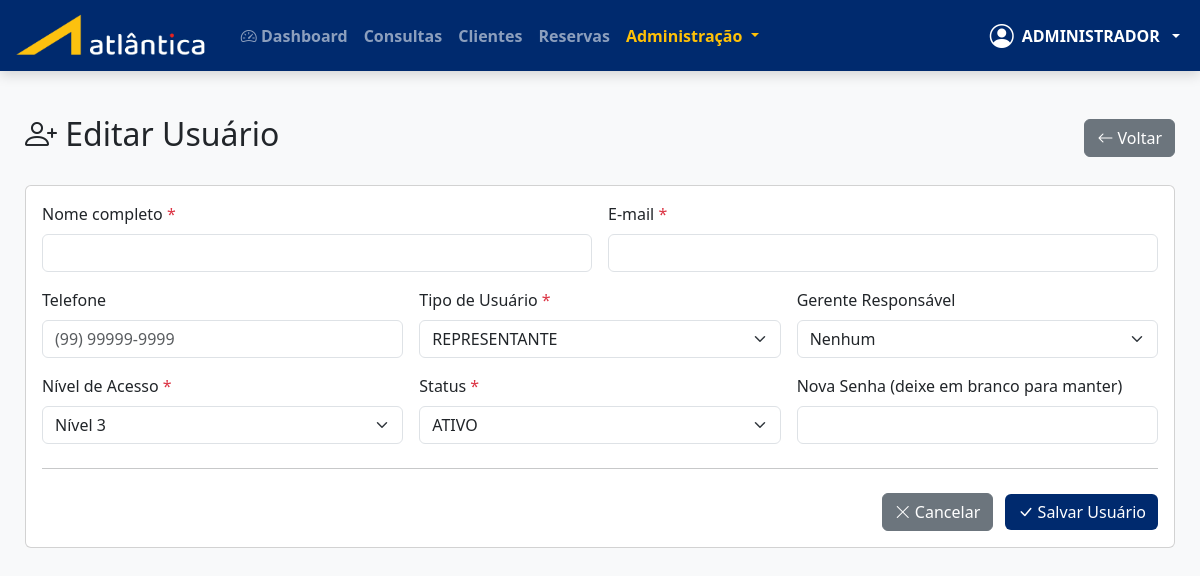
The page /usuarios/form/147 (signed in) on the database its author committed.
### app.py (models this page shows, shortened)
class Usuario(db.Model, UserMixin):
    id = db.Column(db.Integer, primary_key=True)
    nome = db.Column(db.String(100), nullable=False)
    email = db.Column(db.String(100), unique=True, nullable=False)
    telefone = db.Column(db.String(20))
    senha_hash = db.Column(db.String(255), nullable=False)
    tipo_usuario_id = db.Column(db.Integer, db.ForeignKey('tipo_usuario.id'))
    gerente_id = db.Column(db.Integer, db.ForeignKey('usuario.id'))
    nivel_acesso = db.Column(db.Integer, default=10)
    status = db.Column(db.String(10), default='ATIVO')
    tipo = db.relationship('TipoUsuario', backref='usuarios')
    gerente = db.relationship('Usuario', remote_side=[id], uselist=False)

class TipoUsuario(db.Model):
    id = db.Column(db.Integer, primary_key=True)
    tipo_usuario = db.Column(db.String(50), unique=True, nullable=False)

### app.py (the view, shortened to what this page needs)
@app.route('/usuarios/form', methods=['GET', 'POST'])
@app.route('/usuarios/form/<int:id>', methods=['GET', 'POST'])
@login_required
@permissao_requerida("Usuários - Criar")
def usuario_form(id=None):
    if id:
        if not tem_permissao(funcao="Usuários - Editar"):
            flash('Você não tem permissão para editar usuários.', 'danger')
            return redirect(url_for('usuarios'))
    usuario = Usuario.query.get_or_404(id) if id else None
    tipos = TipoUsuario.query.all()
    gerentes = Usuario.query.filter(Usuario.tipo.has(tipo_usuario='GERENTE')).all() if TipoUsuario.query.filter_by(tipo_usuario='GERENTE').first() else []
    return render_template('usuarios/form.html',
                         usuario=usuario,
                         tipos=tipos,
                         gerentes=gerentes,
                         niveis=range(0,11))

### app.py (called while the page is built, shortened)
def tem_permissao(nivel_necessario=None, funcao=None):
    if current_user.nivel_acesso == 0:  # Admin sempre pode tudo
        return True

def permissao_requerida(funcao=None):
    @wraps(funcao)
    def decorator(f):
        @wraps(f)
        def wrapper(*args, **kwargs):
            if not tem_permissao(funcao=funcao):
                flash('Você não tem permissão para acessar esta função.', 'danger')
                return redirect(url_for('dashboard'))
            return f(*args, **kwargs)
        return wrapper
    return decorator

@login_manager.user_loader
def load_user(id):
    return Usuario.query.get(int(id))

@app.after_request
def after_request(response):
    response.headers["Cache-Control"] = "no-cache, no-store, must-revalidate, public, max-age=0"
    response.headers["Expires"] = "0"
    response.headers["Pragma"] = "no-cache"
    return response

@app.after_request
def add_no_cache(response):
    if request.path.startswith('/reservas'):
        response.headers['Cache-Control'] = 'no-store, no-cache, must-revalidate, max-age=0'
        response.headers['Pragma'] = 'no-cache'
    return response

@app.context_processor
def utility_processor():
    def hoje():
        return date.today()
    return dict(hoje=hoje)

@app.context_processor
def inject_everything():
    endpoints = {rule.endpoint for rule in app.url_map.iter_rules()}
    def tem_permissao(funcao=None):
        if not current_user.is_authenticated:
            return False
        if current_user.nivel_acesso == 0:  # Admin vê tudo
            return True
    def url_safe(endpoint, **vals):
        return url_for(endpoint, **vals) if endpoint in endpoints else '#'
    def endpoint_existe(nome):
        return nome in endpoints
    return dict(
        tem_permissao=tem_permissao,
                url_safe=url_safe,
                endpoint_existe=endpoint_existe)

### templates/usuarios/form.html (shortened to what this page needs)
{% extends "base.html" %}
{% block content %}
<div class="d-flex justify-content-between align-items-center mb-4">
    <h2><i class="bi bi-person-plus"></i>
        {% if usuario %}Editar Usuário{% else %}Novo Usuário{% endif %}
    </h2>
    <a href="{{ url_for('usuarios') }}" class="btn btn-secondary">
        <i class="bi bi-arrow-left"></i> Voltar
    </a>
</div>
<div class="card card-atlantica">
    <div class="card-body">
        <form method="POST" id="formUsuario">
            <div class="row g-3">
                <div class="col-md-6">
                    <label class="form-label">Nome completo <span class="text-danger">*</span></label>
                    <input type="text" name="nome" class="form-control text-uppercase"
                           value="{{ usuario.nome if usuario else '' }}" required autofocus>
                </div>
                <div class="col-md-6">
                    <label class="form-label">E-mail <span class="text-danger">*</span></label>
                    <input type="email" name="email" class="form-control"
                           value="{{ usuario.email if usuario else '' }}" required>
                </div>
                <div class="col-md-4">
                    <label class="form-label">Telefone</label>
                    <input type="text" name="telefone" class="form-control telefone"
                           value="{{ usuario.telefone if usuario else '' }}" placeholder="(99) 99999-9999">
                </div>
                <div class="col-md-4">
                    <label class="form-label">Tipo de Usuário <span class="text-danger">*</span></label>
                    <select name="tipo_usuario" class="form-select" id="tipoUsuario" required onchange="mostrarGerente()">
                        {% for t in tipos %}
                        <option value="{{ t.id }}"
                            {% if usuario and usuario.tipo_usuario_id == t.id %}selected{% endif %}>
                            {{ t.tipo_usuario }}
                        </option>
                        {% endfor %}
                    </select>
                </div>
                <div class="col-md-4" id="divGerente" style="display: none;">
                    <label class="form-label">Gerente Responsável</label>
                    <select name="gerente_id" class="form-select">
                        <option value="">Nenhum</option>
                    </select>
                </div>
                <div class="col-md-4">
                    <label class="form-label">Nível de Acesso <span class="text-danger">*</span></label>
                    <select name="nivel_acesso" class="form-select" required>
                        {% for n in range(0, 11) %}
                        <option value="{{ n }}" {% if usuario and usuario.nivel_acesso == n %}selected{% endif %}>
                            {% if n == 0 %}ADMINISTRADOR{% else %}Nível {{ n }}{% endif %}
                        </option>
                        {% endfor %}
                    </select>
                </div>
                <div class="col-md-4">
                    <label class="form-label">Status <span class="text-danger">*</span></label>
                    <select name="status" class="form-select" required>
                        <option value="ATIVO" {% if usuario and usuario.status == 'ATIVO' %}selected{% endif %}>ATIVO</option>
                    </select>
                </div>
                <div class="col-md-4">
                    <label class="form-label">
                        {% if usuario %}Nova Senha (deixe em branco para manter){% else %}Senha <span class="text-danger">*</span>{% endif %}
                    </label>
                    <input type="password" name="senha" class="form-control" {% if not usuario %}required{% endif %}>
                </div>
            </div>
            <hr class="my-4">
            <div class="text-end">
                <button type="button" onclick="history.back()" class="btn btn-secondary me-2">
                    <i class="bi bi-x-lg"></i> Cancelar
                </button>
                <button type="submit" class="btn btn-primary">
                    <i class="bi bi-check-lg"></i> Salvar Usuário
                </button>
            </div>
        </form>
    </div>
</div>
{% endblock %}

### templates/base.html (shortened to what this page needs)
<!DOCTYPE html>
<html lang="pt-BR">
<head>
    <link href="https://cdn.jsdelivr.net/npm/bootstrap@5.3.3/dist/css/bootstrap.min.css" rel="stylesheet">
    <link href="https://cdn.jsdelivr.net/npm/bootstrap-icons@1.11.3/font/bootstrap-icons.css" rel="stylesheet">
    <link rel="stylesheet" href="{{ url_for('static', filename='css/style.css') }}">
</head>
<body>
<nav class="navbar navbar-expand-lg navbar-dark navbar-atlantica navbar-fixed">
        <div class="container-fluid">
            <a class="navbar-brand fw-bold d-flex align-items-center" href="{{ url_for('dashboard') if current_user.is_authenticated else url_for('login') }}">
                <img src="{{ url_for('static', filename='img/logo-atlantica.png') }}" alt="Atlântica" height="45" class="me-2">
            </a>
            <div class="collapse navbar-collapse" id="navbarNav">
                <ul class="navbar-nav me-auto">
                    {% if current_user.is_authenticated %}
                        <li class="nav-item">
                            <a class="nav-link" href="{{ url_for('dashboard') }}">
                                <i class="bi bi-speedometer2"></i> Dashboard
                            </a>
                        </li>
                            {% if tem_permissao("Consultas - Listar") and endpoint_existe('consultas') %}
                        <li class="nav-item">
                            <a class="nav-link" href="{{ url_for('consultas') }}">Consultas</a>
                        </li>
                        {% endif %}
                         {% if tem_permissao("Clientes - Listar") and endpoint_existe('clientes') %}
                        <li class="nav-item">
                            <a class="nav-link" href="{{ url_for('clientes') }}">Clientes</a>
                        </li>
                        {% endif %}
                        {% if tem_permissao("Reservas - Listar") and endpoint_existe('reservas') %}
                        <li class="nav-item">
                            <a class="nav-link" href="{{ url_for('reservas') }}">Reservas</a>
                        </li>
                        {% endif %}
                        {% if current_user.nivel_acesso == 0 %}
                        <li class="nav-item dropdown">
                            <a class="nav-link dropdown-toggle text-warning fw-bold" href="#" data-bs-toggle="dropdown">
                                Administração
                            </a>
                        </li>
                        {% endif %}
                    {% endif %}
                </ul>
                <ul class="navbar-nav ms-auto align-items-center">
                    {% if current_user.is_authenticated %}
                    <li class="nav-item dropdown">
                        <a class="nav-link dropdown-toggle text-white fw-bold d-flex align-items-center gap-2" href="#" data-bs-toggle="dropdown">
                            <i class="bi bi-person-circle fs-4"></i>
                            <div class="text-start">
                                <div>{{ current_user.nome.split()[0] }}</div>
                            </div>
                        </a>
                    </li>
                    {% else %}
                    <li class="nav-item">
                        <a class="nav-link" href="{{ url_for('login') }}">Entrar</a>
                    </li>
                    {% endif %}
                </ul>
            </div>
        </div>
    </nav>
    <div class="main-content">
        {% block content %}{% endblock %}
    </div>
</body>
</html>

### static/css/style.css (style rules this page uses)
:root { --azul-atlantica: #003087; --azul-claro: #005eb8; --cinza-claro: #f5f5f5; }
body { font-family: 'Roboto', sans-serif; background: var(--cinza-claro); }
.navbar { background: var(--azul-atlantica); }
.btn-primary { background: var(--azul-atlantica); border: none; }
.text-uppercase { text-transform: uppercase; }

### templates/base.html (style rules this page uses)
:root { --azul-atlantica: #003087; }
body { background: #f8f9fa; font-family: 'Segoe UI', sans-serif; }
.navbar-fixed { position: fixed; top: 0; left: 0; right: 0; z-index: 1030; box-shadow: 0 4px 12px rgba(0,0,0,0.15); }
.main-content { margin-top: 90px; padding: 25px; }
.nav-link { font-weight: 600; transition: all 0.2s; }
:root { --azul-atlantica: #002A6E; }
.navbar-atlantica { background: var(--azul-atlantica) !important; }

### rows shown on the page
Usuario: nome "ADMINISTRADOR"
Usuario: tipo_usuario "REPRESENTANTE", nivel_acesso "Nível 3", status "ATIVO"
